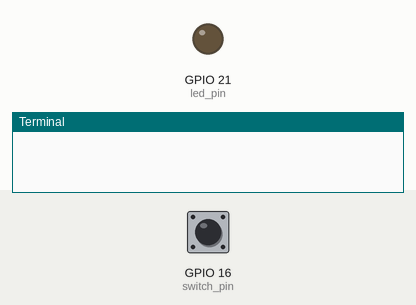
The program below on a simulated Raspberry Pi (BCM pin numbers). Shown: output pins drawn as LEDs (lit = HIGH), the last lines printed to the terminal. The inputs (shaded band) are chosen by the test bench; at power-on: GPIO 16 (switch_pin) LOW.

Above: at 1.2 s.
1.3 s: GPIO 16 (switch_pin) pulled HIGH for 0.15 s
At 1.4 s:
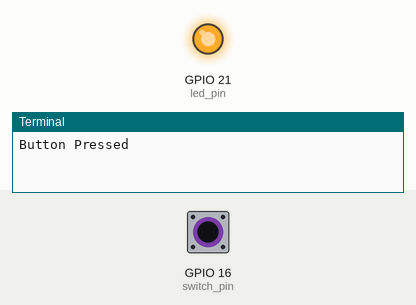
3.0 s: GPIO 16 (switch_pin) pulled HIGH for 3.2 s
At 6.8 s:
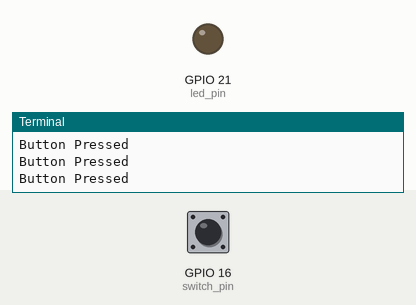
Timing chart, 0 to 8.3 s (numbered marks = the images above; inputs shaded):
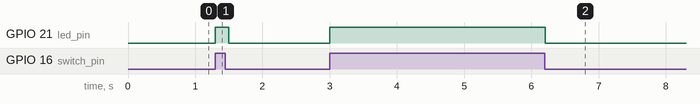

The program:

switch.py
```python
import RPi.GPIO as GPIO
from time import sleep

GPIO.setmode(GPIO.BCM)

switch_pin = 16
led_pin = 21

GPIO.setup(switch_pin, GPIO.IN)
GPIO.setup(led_pin, GPIO.OUT)

try:
    while True:
        if GPIO.input(switch_pin) == True:
            print("Button Pressed")
            GPIO.output(led_pin, GPIO.HIGH)
            sleep(0.2)
        GPIO.output(led_pin, GPIO.LOW)
finally:
    GPIO.cleanup()
```

Measured:
- after the input at 1.3 s, GPIO 21 (led_pin): LOW → HIGH at once, → LOW 0.20 s later
- after the input at 3.0 s, GPIO 21 (led_pin): LOW → HIGH at once, → LOW 3.2 s later
